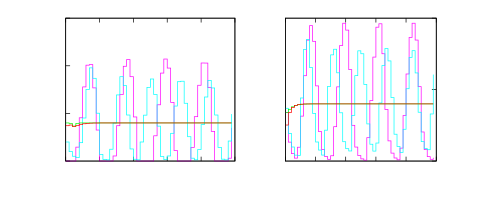

Here is the gnuplot script that generated this plot:
# set terminal x11 
# set output
set style line 1 lt 4 lw 2
set style line 2 lt 5 lw 2
set style line 3 lt 2 lw 2
set style line 4 lt 1 lw 2
set style line 5 lt 6 lw 1
set size 1,0.6
set origin 0,0
set multiplot
set size 0.525,0.6
set origin 0,0
set xlabel "Time"
set xtics 10
set ytics nomirror
set ytics 10
set ylabel "Order-Retailer"
#set key bottom right
unset key
plot "sS_demand_input.dat" u 1:2 w steps ls 1 t "Decentralized",\
"" u 1:4 w steps ls 2 t " Non Cooperative",\
"" u 1:6 w steps ls 3 t " Cooperative",\
"" u 1:8 w steps ls 4 t  "Centralized"

set size 0.525,0.6
set origin 0.525,0
unset ylabel
unset ytics
unset key
set xtics 10
set xlabel "Time"
set y2tics nomirror
set y2label "Production-Manufacturer"
set y2tics 10
plot "sS_demand_input.dat" u 1:3 w steps ls 1 axis x1y2,\
"" u 1:5 w steps ls 2 axis x1y2,\
"" u 1:7 w steps ls 3 axis x1y2,\
"" u 1:9 w steps ls 4 axis x1y2
